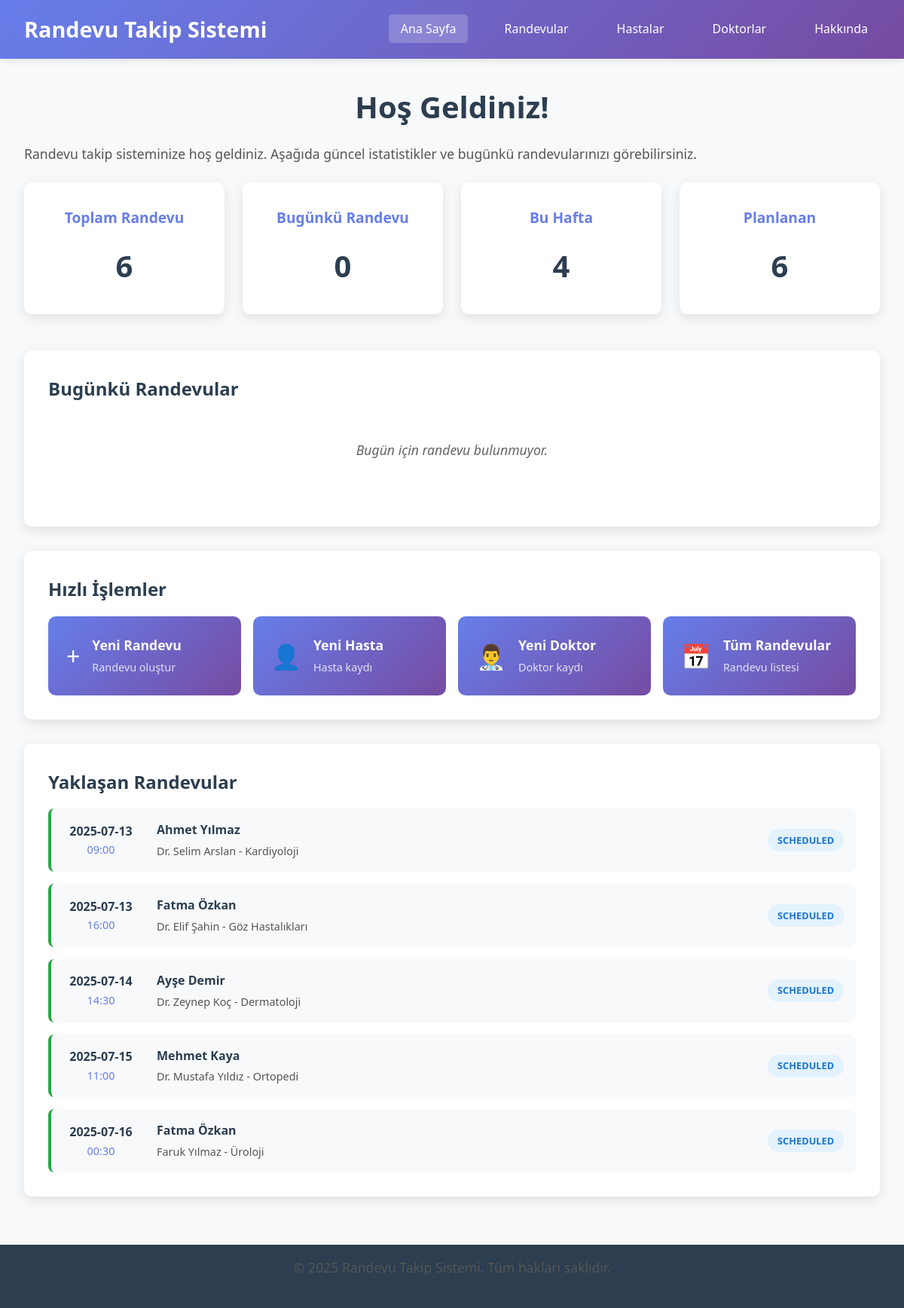
The page / on the database its author committed.
### tables this page shows
CREATE TABLE appointments (
                id INTEGER PRIMARY KEY AUTOINCREMENT,
                patient_id INTEGER NOT NULL,
                doctor_id INTEGER NOT NULL,
                appointment_date DATE NOT NULL,
                appointment_time TIME NOT NULL,
                duration_minutes INTEGER DEFAULT 30,
                status TEXT DEFAULT 'scheduled',
                notes TEXT,
                created_at TIMESTAMP DEFAULT CURRENT_TIMESTAMP,
                FOREIGN KEY (patient_id) REFERENCES patients (id),
                FOREIGN KEY (doctor_id) REFERENCES doctors (id)
            );

CREATE TABLE patients (
                id INTEGER PRIMARY KEY AUTOINCREMENT,
                first_name TEXT NOT NULL,
                last_name TEXT NOT NULL,
                phone TEXT NOT NULL,
                email TEXT,
                date_of_birth DATE,
                address TEXT,
                created_at TIMESTAMP DEFAULT CURRENT_TIMESTAMP
            );

CREATE TABLE doctors (
                id INTEGER PRIMARY KEY AUTOINCREMENT,
                first_name TEXT NOT NULL,
                last_name TEXT NOT NULL,
                specialization TEXT NOT NULL,
                phone TEXT NOT NULL,
                email TEXT,
                created_at TIMESTAMP DEFAULT CURRENT_TIMESTAMP
            );

### app.py (the view)
@app.route('/')
def index():
    stats = db.get_appointment_stats()
    today = date.today()
    today_appointments = db.get_appointments_by_date(today)
    upcoming_appointments = db.get_all_appointments()
    return render_template('index.html',
                         stats=stats,
                         today_appointments=today_appointments,
                         upcoming_appointments=upcoming_appointments[:5])  # Show only first 5

### database.py (called while the page is built)
    def get_connection(self):
        conn = sqlite3.connect(self.db_name)
        conn.row_factory = sqlite3.Row  # This allows accessing columns by name
        return conn

### templates/index.html (shortened to what this page needs)
<!DOCTYPE html>
<html lang="en">
<head>
    <link rel="stylesheet" href="{{ url_for('static', filename='css/style.css') }}">
</head>
<body>
    <nav>
        <div class="nav-container">
            <h1>Randevu Takip Sistemi</h1>
            <ul>
                <li><a href="{{ url_for('index') }}" class="active">Ana Sayfa</a></li>
                <li><a href="{{ url_for('appointments') }}">Randevular</a></li>
                <li><a href="{{ url_for('patients') }}">Hastalar</a></li>
                <li><a href="{{ url_for('doctors') }}">Doktorlar</a></li>
                <li><a href="{{ url_for('about') }}">Hakkında</a></li>
            </ul>
        </div>
    </nav>
    <main>
        <div class="container">
            <h2>Hoş Geldiniz!</h2>
            <p>Randevu takip sisteminize hoş geldiniz. Aşağıda güncel istatistikler ve bugünkü randevularınızı görebilirsiniz.</p>
            <div class="stats-grid">
                <div class="stat-card">
                    <h3>Toplam Randevu</h3>
                    <p class="stat-number">{{ stats.total }}</p>
                </div>
                <div class="stat-card">
                    <h3>Bugünkü Randevu</h3>
                    <p class="stat-number">{{ stats.today }}</p>
                </div>
                <div class="stat-card">
                    <h3>Bu Hafta</h3>
                    <p class="stat-number">{{ stats.this_week }}</p>
                </div>
                <div class="stat-card">
                    <h3>Planlanan</h3>
                    <p class="stat-number">
                        {% for status in stats.status_counts %}
                            {% if status.status == 'scheduled' %}
                                {{ status.count }}
                            {% endif %}
                        {% endfor %}
                    </p>
                </div>
            </div>
            <div class="section">
                <h3>Bugünkü Randevular</h3>
                {% if today_appointments %}
                    <div class="appointments-list">
                        {% for appointment in today_appointments %}
                            <div class="appointment-card">
                                <div class="appointment-time">
                                    <strong>{{ appointment.appointment_time }}</strong>
                                    <span class="duration">({{ appointment.duration_minutes }} dk)</span>
                                </div>
                                <div class="appointment-details">
                                    <div class="patient-info">
                                        <strong>{{ appointment.patient_first_name }} {{ appointment.patient_last_name }}</strong>
                                        <span class="phone">{{ appointment.patient_phone }}</span>
                                    </div>
                                    <div class="doctor-info">
                                        <span class="doctor-name">{{ appointment.doctor_first_name }} {{ appointment.doctor_last_name }}</span>
                                        <span class="specialization">{{ appointment.specialization }}</span>
                                    </div>
                                    {% if appointment.notes %}
                                        <div class="notes">{{ appointment.notes }}</div>
                                    {% endif %}
                                </div>
                                <div class="appointment-status status-{{ appointment.status }}">
                                    {{ appointment.status }}
                                </div>
                            </div>
                        {% endfor %}
                    </div>
                {% else %}
                    <p class="no-appointments">Bugün için randevu bulunmuyor.</p>
                {% endif %}
            </div>
            <div class="section">
                <h3>Hızlı İşlemler</h3>
                <div class="quick-actions">
                    <a href="{{ url_for('add_appointment') }}" class="action-btn">
                        <span>+</span>
                        <div>
                            <strong>Yeni Randevu</strong>
                            <small>Randevu oluştur</small>
                        </div>
                    </a>
                    <a href="{{ url_for('add_patient') }}" class="action-btn">
                        <span>👤</span>
                        <div>
                            <strong>Yeni Hasta</strong>
                            <small>Hasta kaydı</small>
                        </div>
                    </a>
                    <a href="{{ url_for('add_doctor') }}" class="action-btn">
                        <span>👨‍⚕️</span>
                        <div>
                            <strong>Yeni Doktor</strong>
                            <small>Doktor kaydı</small>
                        </div>
                    </a>
                    <a href="{{ url_for('appointments') }}" class="action-btn">
                        <span>📅</span>
                        <div>
                            <strong>Tüm Randevular</strong>
                            <small>Randevu listesi</small>
                        </div>
                    </a>
                </div>
            </div>
            <div class="section">
                <h3>Yaklaşan Randevular</h3>
                {% if upcoming_appointments %}
                    <div class="upcoming-appointments">
                        {% for appointment in upcoming_appointments %}
                            <div class="upcoming-card">
                                <div class="date-time">
                                    <div class="date">{{ appointment.appointment_date }}</div>
                                    <div class="time">{{ appointment.appointment_time }}</div>
                                </div>
                                <div class="appointment-info">
                                    <div class="patient">{{ appointment.patient_first_name }} {{ appointment.patient_last_name }}</div>
                                    <div class="doctor">{{ appointment.doctor_first_name }} {{ appointment.doctor_last_name }} - {{ appointment.specialization }}</div>
                                </div>
                                <div class="status-badge status-{{ appointment.status }}">
                                    {{ appointment.status }}
                                </div>
                            </div>
                        {% endfor %}
                    </div>
                {% else %}
                    <p class="no-appointments">Yaklaşan randevu bulunmuyor.</p>
                {% endif %}
            </div>
        </div>
    </main>
    <footer>
        <p>&copy; 2025 Randevu Takip Sistemi. Tüm hakları saklıdır.</p>
    </footer>
</body>
</html>

### static/css/style.css (style rules this page uses)
* { margin: 0; padding: 0; box-sizing: border-box; }
body { font-family: 'Segoe UI', Tahoma, Geneva, Verdana, sans-serif; line-height: 1.6; color: #333; background-color: #f8f9fa; }
nav { background: linear-gradient(135deg, #667eea 0%, #764ba2 100%); color: white; padding: 1rem 0; box-shadow: 0 2px 10px rgba(0,0,0,0.1); }
.nav-container { max-width: 1200px; margin: 0 auto; padding: 0 2rem; display: flex; justify-content: space-between; align-items: center; }
.nav-container h1 { font-size: 1.8rem; font-weight: 600; }
nav ul { display: flex; list-style: none; gap: 2rem; }
nav a { color: white; text-decoration: none; padding: 0.5rem 1rem; border-radius: 5px; transition: all 0.3s ease; }
nav a:hover, nav a.active { background-color: rgba(255,255,255,0.2); transform: translateY(-2px); }
main { min-height: calc(100vh - 140px); padding: 2rem 0; }
.container { max-width: 1200px; margin: 0 auto; padding: 0 2rem; }
h2 { font-size: 2.5rem; margin-bottom: 1rem; color: #2c3e50; text-align: center; }
h3 { font-size: 1.5rem; margin-bottom: 1rem; color: #2c3e50; }
p { font-size: 1.1rem; margin-bottom: 1.5rem; color: #555; }
.stats-grid { display: grid; grid-template-columns: repeat(auto-fit, minmax(200px, 1fr)); gap: 1.5rem; margin-bottom: 3rem; }
.stat-card { background: white; padding: 2rem; border-radius: 10px; box-shadow: 0 5px 15px rgba(0,0,0,0.1); text-align: center; transition: transform 0.3s ease; }
.stat-card h3 { color: #667eea; margin-bottom: 1rem; font-size: 1.2rem; }
.stat-number { font-size: 2.5rem; font-weight: bold; color: #2c3e50; margin: 0; }
.section { background: white; padding: 2rem; border-radius: 10px; box-shadow: 0 5px 15px rgba(0,0,0,0.1); margin-bottom: 2rem; }
.status-scheduled { background-color: #e3f2fd; color: #1976d2; }
.quick-actions { display: grid; grid-template-columns: repeat(auto-fit, minmax(250px, 1fr)); gap: 1rem; }
.action-btn { display: flex; align-items: center; padding: 1.5rem; background: linear-gradient(135deg, #667eea 0%, #764ba2 100%); color: white; text-decoration: none; border-radius: 10px; transition: all 0.3s ease; }
.action-btn span { font-size: 2rem; margin-right: 1rem; }
.action-btn strong { display: block; font-size: 1.1rem; margin-bottom: 0.2rem; }
.action-btn small { opacity: 0.8; font-size: 0.9rem; }
.upcoming-appointments { display: flex; flex-direction: column; gap: 1rem; }
.upcoming-card { display: flex; align-items: center; padding: 1rem; background: #f8f9fa; border-radius: 8px; border-left: 4px solid #28a745; }
.date-time { min-width: 100px; text-align: center; margin-right: 1.5rem; }
.date { font-weight: 600; color: #2c3e50; }
.time { color: #667eea; font-size: 0.9rem; }
.appointment-info { flex: 1; }
.patient { font-weight: 600; color: #2c3e50; margin-bottom: 0.2rem; }
.doctor { color: #555; font-size: 0.9rem; }
.status-badge { padding: 0.3rem 0.8rem; border-radius: 15px; font-size: 0.8rem; font-weight: 600; text-transform: uppercase; }
.no-appointments { text-align: center; color: #666; font-style: italic; padding: 2rem; }
footer { background: #2c3e50; color: white; text-align: center; padding: 1rem 0; margin-top: auto; }

### rows shown on the page
appointments: appointment_date "2025-07-13", appointment_time "09:00", patient_first_name "Ahmet", patient_last_name "Yılmaz", doctor_first_name "Dr. Selim", doctor_last_name "Arslan", specialization "Kardiyoloji", status "SCHEDULED"
appointments: appointment_date "2025-07-13", appointment_time "16:00", patient_first_name "Fatma", patient_last_name "Özkan", doctor_first_name "Dr. Elif", doctor_last_name "Şahin", specialization "Göz Hastalıkları", status "SCHEDULED"
appointments: appointment_date "2025-07-14", appointment_time "14:30", patient_first_name "Ayşe", patient_last_name "Demir", doctor_first_name "Dr. Zeynep", doctor_last_name "Koç", specialization "Dermatoloji", status "SCHEDULED"
appointments: appointment_date "2025-07-15", appointment_time "11:00", patient_first_name "Mehmet", patient_last_name "Kaya", doctor_first_name "Dr. Mustafa", doctor_last_name "Yıldız", specialization "Ortopedi", status "SCHEDULED"
appointments: appointment_date "2025-07-16", appointment_time "00:30", patient_first_name "Fatma", patient_last_name "Özkan", doctor_first_name "Faruk", doctor_last_name "Yılmaz", specialization "Üroloji", status "SCHEDULED"

### other values the page prints
{{ stats.total }} "6"
{{ stats.today }} "0"
{{ stats.this_week }} "4"
{{ status.count }} "6"
